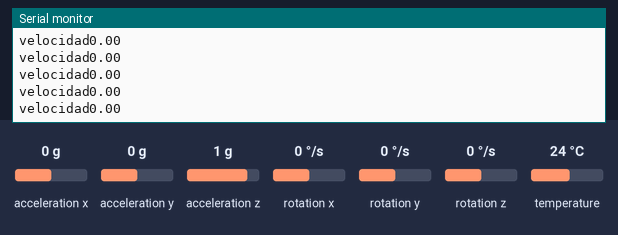
Bench run of a sketch on a simulated Arduino Uno, built with avr-gcc and run on an emulated ATmega328P. Parts: the last lines printed to the serial monitor. The inputs (shaded band) are chosen by the test bench; at power-on: acceleration x 0 g, acceleration y 0 g, acceleration z 1 g, rotation y 0 °/s, rotation x 0 °/s, rotation z 0 °/s, temperature 24 °C.

Above: at 1.2 s.
1.3 s: acceleration x set to -0.2 g
At 2.4 s:
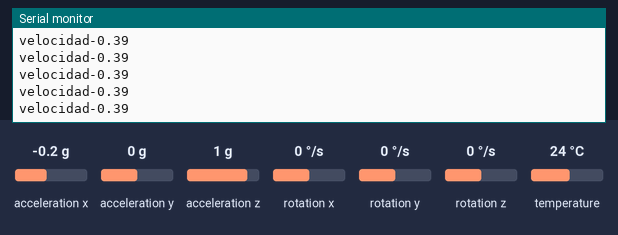
4.3 s: acceleration y set to -1.4 g
At 4.9 s:
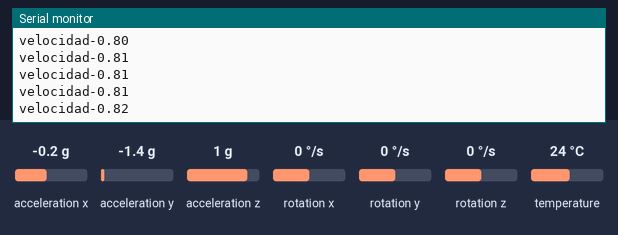
7.3 s: acceleration z set to -1.4 g
At 8.4 s:
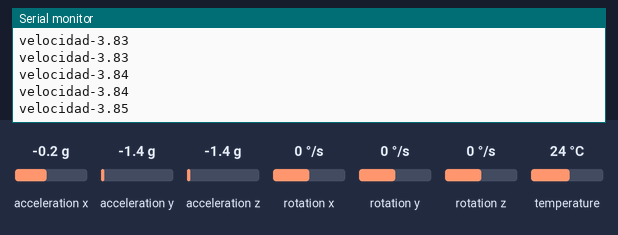
8.8 s: rotation y set to -192 °/s
Timing chart, 0 to 9.3 s (numbered marks = the images above; inputs shaded):
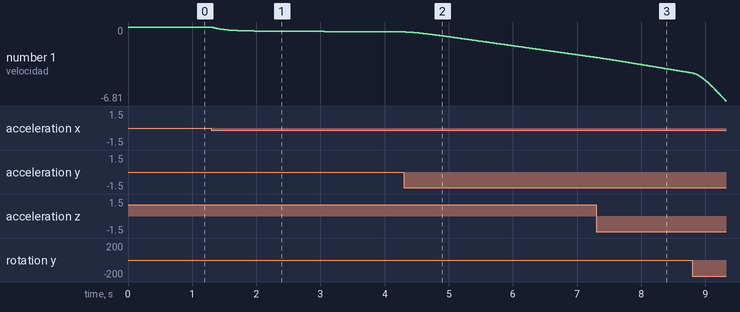

Measured:
- after the input at 1.3 s, the serial monitor: prints a new line at once (image 1)
- after the input at 4.3 s, the serial monitor: prints a new line after 0.27 s (image 2)
- plotted number 1: 0 → -0.46 after the input at 1.3 s, -0.46 → -2.8 after the input at 4.3 s

The sketch:

prueba_imu.ino
```cpp
#include <Adafruit_MPU6050.h>
#include <Adafruit_Sensor.h>
#include <Wire.h>

Adafruit_MPU6050 mpu;

unsigned long t_prev = 0;
float vx = 0;   // velocidad acumulada en X


void setup() {
    Serial.begin(115200);

    Wire.begin();

   if (!mpu.begin()) {
    Serial.println("Failed to find MPU6050 chip");
    while (1) {
      delay(10);
    }
  }
  Serial.println("MPU6050 Found!");

  // set accelerometer range to +-8G  probar con diversas alternativas
  mpu.setAccelerometerRange(MPU6050_RANGE_8_G);

  // set gyro range to +- 500 deg/s  probar con diversas alternativas
  mpu.setGyroRange(MPU6050_RANGE_500_DEG);

  // set filter bandwidth to 5-10-21-44-94-184-260 Hz   probar con diversas alternativas
  mpu.setFilterBandwidth(MPU6050_BAND_44_HZ);

}

void loop() {
    sensors_event_t a, g, temp;
    mpu.getEvent(&a, &g, &temp);

    float acel_lateral_g;
    float ang;
    float modulo;
    float velocidad_x;

    //calcularAceleracionLateral(a.acceleration.x, a.acceleration.y, a.acceleration.z, &ang , &modulo, &velocidad_x);

     calcularAceleracionLateral(a.acceleration.x,
                            a.acceleration.y,
                            a.acceleration.z,
                            g.gyro.x,
                            g.gyro.y,
                            g.gyro.z,
                            &ang,
                            &modulo,
                            &velocidad_x);
    //Serial.print("Aceleracion lateral (g): ");
   // Serial.println(acel_lateral_g, 3);
   // Serial.print("modulo");
    //Serial.println(modulo);
    //Serial.print("fase");
   // Serial.println(ang);
    Serial.print("velocidad");
    Serial.println(velocidad_x);

}


void calcularAceleracionLateral(float Ax, float Ay, float Az,float Gx, float Gy, float Gz, float* ang, float* modulo, float* vel_x) {

  static unsigned long t_prev = 0;
  static float vx = 0;
  static float pitch = 0;
  static float roll = 0;

  const float alpha = 0.98;   // filtro complementario

  // ---- Tiempo ----
  unsigned long t_now = millis();
  float dt = (t_now - t_prev) / 1000.0;
  if (dt <= 0) return;
  t_prev = t_now;

  // ---- Ángulos por acelerómetro ----
  float pitch_acc = atan2(-Ax, sqrt(Ay * Ay + Az * Az));
  float roll_acc  = atan2(Ay, Az);

  // ---- Integración del giroscopio ----
  pitch += Gy * dt;   // ojo: depende de orientación del sensor
  roll  += Gx * dt;

  // ---- Filtro complementario ----
  pitch = alpha * pitch + (1 - alpha) * pitch_acc;
  roll  = alpha * roll  + (1 - alpha) * roll_acc;

  // ---- Gravedad estimada ----
  float gx = 9.81 * -sin(pitch);
  float gy = 9.81 *  sin(roll) * cos(pitch);
  float gz = 9.81 *  cos(roll) * cos(pitch);

  // ---- Aceleración lineal ----
  float ax_lin = Ax - gx;
  float ay_lin = Ay - gy;
  float az_lin = Az - gz;

  // ---- Módulo y ángulo horizontal ----
  float a_mod = sqrt(ax_lin * ax_lin + ay_lin * ay_lin);
  *modulo = a_mod / 9.81;

  float ang_rad = atan2(ay_lin, ax_lin);
  *ang = ang_rad * 180.0 / PI;

  // ---- Integración para velocidad ----
  vx += ax_lin * dt;
  *vel_x = vx;
}


/*
//-----------------------IMU-------------------------
void calcularAceleracionLateral(float Ax, float Ay, float Az, float* ang , float* modulo, float* velocidad_x) {
  // Calcular inclinación
  float pitch = atan2(-Ax, sqrt(Ay * Ay + Az * Az));
  float roll  = atan2(Ay, Az);

  // Gravedad proyectada en cada eje
  float gx = 9.81 * -sin(pitch);
  float gy = 9.81 *  sin(roll) * cos(pitch);
  float gz = 9.81 *  cos(roll) * cos(pitch);

  // Quitar gravedad
  float ax_lin = Ax - gx;
  float ay_lin = Ay - gy;
  float az_lin = Az - gz;

  // Aceleración lateral en g (en este ejemplo uso eje Y como lateral)
 // *acel_lateral_g = ay_lin / 9.81;

  float a_mod = sqrt(ax_lin*ax_lin + ay_lin*ay_lin);
  *modulo = a_mod / 9.81;

  float ang_rad = atan2(ay_lin, ax_lin);        // radianes
  *ang = ang_rad * 180.0 / PI;        // grados

  unsigned long t_now = millis();
  float dt = (t_now - t_prev) / 1000.0;
  t_prev = t_now;

   // --- Integración para velocidad en X ---
  vx += ax_lin * dt;     // m/s
  *velocidad_x = vx;
}
*/
```
